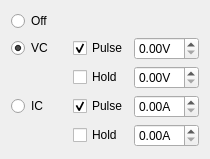
<?xml version="1.0" encoding="UTF-8"?>
<ui version="4.0">
 <class>Form</class>
 <widget class="QWidget" name="Form">
  <property name="geometry">
   <rect>
    <x>0</x>
    <y>0</y>
    <width>210</width>
    <height>159</height>
   </rect>
  </property>
  <property name="windowTitle">
   <string>Form</string>
  </property>
  <layout class="QGridLayout" name="gridLayout">
   <item row="0" column="0">
    <widget class="QRadioButton" name="offModeRadio">
     <property name="text">
      <string>Off</string>
     </property>
     <property name="checked">
      <bool>false</bool>
     </property>
    </widget>
   </item>
   <item row="1" column="0">
    <widget class="QRadioButton" name="vcModeRadio">
     <property name="text">
      <string>VC</string>
     </property>
     <property name="checked">
      <bool>true</bool>
     </property>
    </widget>
   </item>
   <item row="1" column="1">
    <widget class="QCheckBox" name="vcPulseCheck">
     <property name="text">
      <string>Pulse</string>
     </property>
     <property name="checked">
      <bool>true</bool>
     </property>
    </widget>
   </item>
   <item row="1" column="2">
    <widget class="SpinBox" name="vcPulseSpin">
     <property name="suffix">
      <string>V</string>
     </property>
    </widget>
   </item>
   <item row="2" column="1">
    <widget class="QCheckBox" name="vcHoldCheck">
     <property name="text">
      <string>Hold</string>
     </property>
    </widget>
   </item>
   <item row="2" column="2">
    <widget class="SpinBox" name="vcHoldSpin">
     <property name="suffix">
      <string>V</string>
     </property>
    </widget>
   </item>
   <item row="3" column="0">
    <widget class="QRadioButton" name="icModeRadio">
     <property name="text">
      <string>IC</string>
     </property>
    </widget>
   </item>
   <item row="3" column="1">
    <widget class="QCheckBox" name="icPulseCheck">
     <property name="text">
      <string>Pulse</string>
     </property>
     <property name="checked">
      <bool>true</bool>
     </property>
    </widget>
   </item>
   <item row="3" column="2">
    <widget class="SpinBox" name="icPulseSpin">
     <property name="suffix">
      <string>A</string>
     </property>
    </widget>
   </item>
   <item row="4" column="1">
    <widget class="QCheckBox" name="icHoldCheck">
     <property name="text">
      <string>Hold</string>
     </property>
    </widget>
   </item>
   <item row="4" column="2">
    <widget class="SpinBox" name="icHoldSpin">
     <property name="suffix">
      <string>A</string>
     </property>
    </widget>
   </item>
  </layout>
 </widget>
 <customwidgets>
  <customwidget>
   <class>SpinBox</class>
   <extends>QDoubleSpinBox</extends>
   <header>acq4.pyqtgraph</header>
  </customwidget>
 </customwidgets>
 <resources/>
 <connections/>
</ui>
